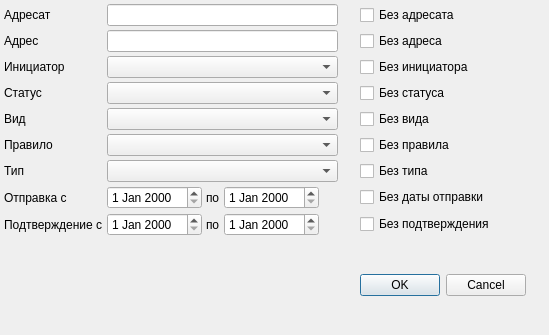
<?xml version="1.0" encoding="UTF-8"?>
<ui version="4.0">
 <class>ItemFilterDialog</class>
 <widget class="QDialog" name="ItemFilterDialog">
  <property name="geometry">
   <rect>
    <x>0</x>
    <y>0</y>
    <width>549</width>
    <height>335</height>
   </rect>
  </property>
  <property name="sizePolicy">
   <sizepolicy hsizetype="Preferred" vsizetype="Minimum">
    <horstretch>0</horstretch>
    <verstretch>0</verstretch>
   </sizepolicy>
  </property>
  <property name="windowTitle">
   <string>Dialog</string>
  </property>
  <layout class="QGridLayout" name="gridLayout">
   <property name="margin">
    <number>4</number>
   </property>
   <property name="spacing">
    <number>4</number>
   </property>
   <item row="2" column="1" colspan="4">
    <widget class="CPersonComboBox" name="cmbCreatePerson"/>
   </item>
   <item row="10" column="1">
    <widget class="CDateEdit" name="edtConfirmBegDate">
     <property name="sizePolicy">
      <sizepolicy hsizetype="Maximum" vsizetype="Fixed">
       <horstretch>0</horstretch>
       <verstretch>0</verstretch>
      </sizepolicy>
     </property>
    </widget>
   </item>
   <item row="2" column="0">
    <widget class="QLabel" name="lblCreatePerson">
     <property name="text">
      <string>Инициатор</string>
     </property>
    </widget>
   </item>
   <item row="8" column="1">
    <widget class="CDateEdit" name="edtSendBegDate">
     <property name="sizePolicy">
      <sizepolicy hsizetype="Maximum" vsizetype="Fixed">
       <horstretch>0</horstretch>
       <verstretch>0</verstretch>
      </sizepolicy>
     </property>
    </widget>
   </item>
   <item row="14" column="6" colspan="2">
    <spacer name="verticalSpacer">
     <property name="orientation">
      <enum>Qt::Vertical</enum>
     </property>
     <property name="sizeHint" stdset="0">
      <size>
       <width>20</width>
       <height>40</height>
      </size>
     </property>
    </spacer>
   </item>
   <item row="6" column="0">
    <widget class="QLabel" name="lblType">
     <property name="text">
      <string>Тип</string>
     </property>
    </widget>
   </item>
   <item row="8" column="7" colspan="2">
    <widget class="QCheckBox" name="chkWithoutSendDate">
     <property name="text">
      <string>Без даты отправки</string>
     </property>
    </widget>
   </item>
   <item row="3" column="0">
    <widget class="QLabel" name="lblStatus">
     <property name="text">
      <string>Статус</string>
     </property>
    </widget>
   </item>
   <item row="10" column="0">
    <widget class="QLabel" name="lblConfirmFrom">
     <property name="sizePolicy">
      <sizepolicy hsizetype="Maximum" vsizetype="Preferred">
       <horstretch>0</horstretch>
       <verstretch>0</verstretch>
      </sizepolicy>
     </property>
     <property name="text">
      <string>Подтверждение с</string>
     </property>
    </widget>
   </item>
   <item row="1" column="0">
    <widget class="QLabel" name="lblAddressTemplate">
     <property name="text">
      <string>Адрес</string>
     </property>
    </widget>
   </item>
   <item row="5" column="7" colspan="2">
    <widget class="QCheckBox" name="chkRule">
     <property name="text">
      <string>Без правила</string>
     </property>
    </widget>
   </item>
   <item row="4" column="1" colspan="4">
    <widget class="CRBComboBox" name="cmbKind"/>
   </item>
   <item row="5" column="0">
    <widget class="QLabel" name="lblRule">
     <property name="text">
      <string>Правило</string>
     </property>
    </widget>
   </item>
   <item row="1" column="1" colspan="4">
    <widget class="QLineEdit" name="edtAddressTemplate"/>
   </item>
   <item row="4" column="0">
    <widget class="QLabel" name="lblKind">
     <property name="text">
      <string>Вид</string>
     </property>
    </widget>
   </item>
   <item row="0" column="0">
    <widget class="QLabel" name="lblRecipientTemplate">
     <property name="text">
      <string>Адресат</string>
     </property>
    </widget>
   </item>
   <item row="3" column="1" colspan="4">
    <widget class="QComboBox" name="cmbStatus"/>
   </item>
   <item row="1" column="7" colspan="2">
    <widget class="QCheckBox" name="chkAddressTemplate">
     <property name="text">
      <string>Без адреса</string>
     </property>
    </widget>
   </item>
   <item row="8" column="0">
    <widget class="QLabel" name="lblSendFrom">
     <property name="sizePolicy">
      <sizepolicy hsizetype="Maximum" vsizetype="Preferred">
       <horstretch>0</horstretch>
       <verstretch>0</verstretch>
      </sizepolicy>
     </property>
     <property name="text">
      <string>Отправка с</string>
     </property>
    </widget>
   </item>
   <item row="2" column="7" colspan="2">
    <widget class="QCheckBox" name="chkCreatePerson">
     <property name="text">
      <string>Без инициатора</string>
     </property>
    </widget>
   </item>
   <item row="5" column="1" colspan="4">
    <widget class="CNotificationRuleComboBox" name="cmbRule"/>
   </item>
   <item row="10" column="7" colspan="2">
    <widget class="QCheckBox" name="chkWithoutConfirmDate">
     <property name="text">
      <string>Без подтверждения</string>
     </property>
    </widget>
   </item>
   <item row="3" column="7" colspan="2">
    <widget class="QCheckBox" name="chkStatus">
     <property name="text">
      <string>Без статуса</string>
     </property>
    </widget>
   </item>
   <item row="0" column="7" colspan="2">
    <widget class="QCheckBox" name="chkRecipientTemplate">
     <property name="text">
      <string>Без адресата</string>
     </property>
    </widget>
   </item>
   <item row="6" column="7">
    <widget class="QCheckBox" name="chkType">
     <property name="text">
      <string>Без типа</string>
     </property>
    </widget>
   </item>
   <item row="4" column="7" colspan="2">
    <widget class="QCheckBox" name="chkKind">
     <property name="text">
      <string>Без вида</string>
     </property>
    </widget>
   </item>
   <item row="0" column="1" colspan="4">
    <widget class="QLineEdit" name="edtRecipientTemplate"/>
   </item>
   <item row="6" column="1" colspan="4">
    <widget class="QComboBox" name="cmbType">
     <item>
      <property name="text">
       <string/>
      </property>
     </item>
     <item>
      <property name="text">
       <string>Расписание</string>
      </property>
     </item>
     <item>
      <property name="text">
       <string>Картотека</string>
      </property>
     </item>
     <item>
      <property name="text">
       <string>Действие</string>
      </property>
     </item>
    </widget>
   </item>
   <item row="12" column="7">
    <widget class="QDialogButtonBox" name="buttonBox">
     <property name="sizePolicy">
      <sizepolicy hsizetype="Maximum" vsizetype="Fixed">
       <horstretch>0</horstretch>
       <verstretch>0</verstretch>
      </sizepolicy>
     </property>
     <property name="orientation">
      <enum>Qt::Horizontal</enum>
     </property>
     <property name="standardButtons">
      <set>QDialogButtonBox::Cancel|QDialogButtonBox::Ok</set>
     </property>
    </widget>
   </item>
   <item row="11" column="7">
    <spacer name="verticalSpacer_2">
     <property name="orientation">
      <enum>Qt::Vertical</enum>
     </property>
     <property name="sizeHint" stdset="0">
      <size>
       <width>20</width>
       <height>40</height>
      </size>
     </property>
    </spacer>
   </item>
   <item row="8" column="2">
    <widget class="QLabel" name="lblSendTo">
     <property name="sizePolicy">
      <sizepolicy hsizetype="Preferred" vsizetype="Preferred">
       <horstretch>0</horstretch>
       <verstretch>0</verstretch>
      </sizepolicy>
     </property>
     <property name="text">
      <string>по</string>
     </property>
    </widget>
   </item>
   <item row="8" column="3">
    <widget class="CDateEdit" name="edtSendEndDate">
     <property name="sizePolicy">
      <sizepolicy hsizetype="Maximum" vsizetype="Fixed">
       <horstretch>0</horstretch>
       <verstretch>0</verstretch>
      </sizepolicy>
     </property>
    </widget>
   </item>
   <item row="10" column="2">
    <widget class="QLabel" name="lblConfirmTo">
     <property name="sizePolicy">
      <sizepolicy hsizetype="Maximum" vsizetype="Preferred">
       <horstretch>0</horstretch>
       <verstretch>0</verstretch>
      </sizepolicy>
     </property>
     <property name="text">
      <string>по</string>
     </property>
    </widget>
   </item>
   <item row="10" column="3">
    <widget class="CDateEdit" name="edtConfirmEndDate">
     <property name="sizePolicy">
      <sizepolicy hsizetype="Maximum" vsizetype="Fixed">
       <horstretch>0</horstretch>
       <verstretch>0</verstretch>
      </sizepolicy>
     </property>
    </widget>
   </item>
  </layout>
 </widget>
 <customwidgets>
  <customwidget>
   <class>CPersonComboBox</class>
   <extends>QComboBox</extends>
   <header>Orgs/PersonComboBox.h</header>
  </customwidget>
  <customwidget>
   <class>CDateEdit</class>
   <extends>QDateEdit</extends>
   <header>library/DateEdit.h</header>
  </customwidget>
  <customwidget>
   <class>CRBComboBox</class>
   <extends>QComboBox</extends>
   <header>library/crbcombobox.h</header>
  </customwidget>
  <customwidget>
   <class>CNotificationRuleComboBox</class>
   <extends>QComboBox</extends>
   <header>Utils.h</header>
  </customwidget>
 </customwidgets>
 <resources/>
 <connections>
  <connection>
   <sender>buttonBox</sender>
   <signal>accepted()</signal>
   <receiver>ItemFilterDialog</receiver>
   <slot>accept()</slot>
   <hints>
    <hint type="sourcelabel">
     <x>248</x>
     <y>254</y>
    </hint>
    <hint type="destinationlabel">
     <x>157</x>
     <y>274</y>
    </hint>
   </hints>
  </connection>
  <connection>
   <sender>buttonBox</sender>
   <signal>rejected()</signal>
   <receiver>ItemFilterDialog</receiver>
   <slot>reject()</slot>
   <hints>
    <hint type="sourcelabel">
     <x>316</x>
     <y>260</y>
    </hint>
    <hint type="destinationlabel">
     <x>286</x>
     <y>274</y>
    </hint>
   </hints>
  </connection>
 </connections>
</ui>
